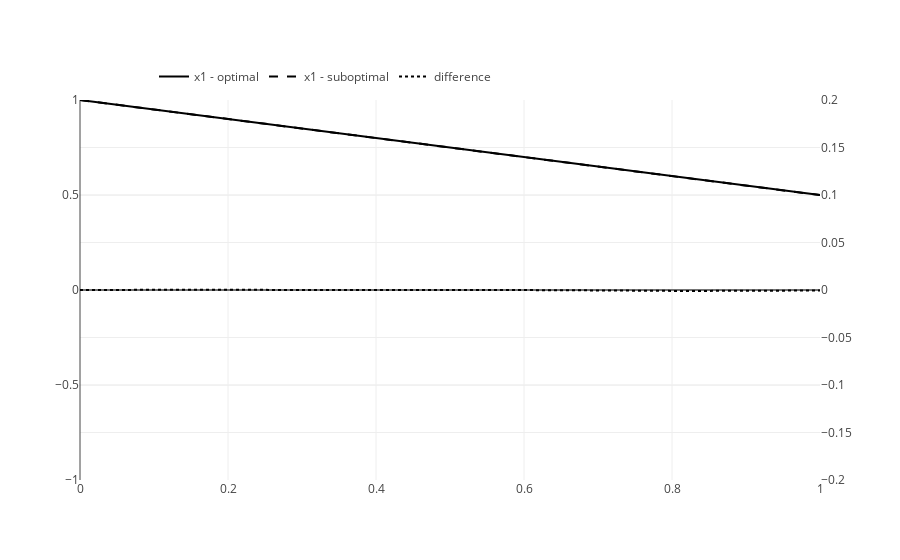

Write notebook code for a chart like this one.
### Code cell
iplot(
    go.Figure(
        data=[
            fig_optimal_state,
            fig_suboptimal_state,
            fig_difference_state
        ],
        layout=go.Layout(
            legend=dict(orientation="h", x=0.1, y=1.1),
            xaxis=dict(
                range=(optimal_model.t0, optimal_model.t1)
            ),
            yaxis1=dict(
                range=(-initial_state[0], initial_state[0])
            ),
            yaxis2=dict(
                range=(-0.2, 0.2),
                overlaying="y1",
                side="right"
            )
        )
    )
)
